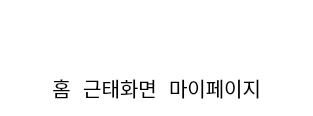
    <widget class="QWidget" name="top_widget" native="true">
     <property name="minimumSize">
      <size>
       <width>0</width>
       <height>116</height>
      </size>
     </property>
     <property name="maximumSize">
      <size>
       <width>16777215</width>
       <height>116</height>
      </size>
     </property>
     <property name="styleSheet">
      <string notr="true">
QWidget{
	background-color: rgb(255, 255, 255);
}
QPushButton{
	background-color: transparent;
	border: none;
	padding: 3px;
}
QPushButton::hover{
	 border-bottom: 3px solid #3C82F2;
}</string>
     </property>
     <layout class="QHBoxLayout" name="horizontalLayout_2">
      <property name="leftMargin">
       <number>0</number>
      </property>
      <property name="topMargin">
       <number>0</number>
      </property>
      <property name="rightMargin">
       <number>0</number>
      </property>
      <property name="bottomMargin">
       <number>0</number>
      </property>
      <item>
       <spacer name="left_spacer">
        <property name="orientation">
         <enum>Qt::Horizontal</enum>
        </property>
        <property name="sizeHint" stdset="0">
         <size>
          <width>40</width>
          <height>20</height>
         </size>
        </property>
       </spacer>
      </item>
      <item>
       <layout class="QVBoxLayout" name="top_vlay">
        <item>
         <spacer name="middle_spacer">
          <property name="orientation">
           <enum>Qt::Vertical</enum>
          </property>
          <property name="sizeType">
           <enum>QSizePolicy::Fixed</enum>
          </property>
          <property name="sizeHint" stdset="0">
           <size>
            <width>20</width>
            <height>60</height>
           </size>
          </property>
         </spacer>
        </item>
        <item>
         <widget class="QWidget" name="widget_11" native="true">
          <property name="maximumSize">
           <size>
            <width>270</width>
            <height>16777215</height>
           </size>
          </property>
          <property name="font">
           <font>
            <pointsize>11</pointsize>
           </font>
          </property>
          <layout class="QHBoxLayout" name="horizontalLayout_12">
           <item>
            <widget class="QPushButton" name="home_btn">
             <property name="minimumSize">
              <size>
               <width>0</width>
               <height>25</height>
              </size>
             </property>
             <property name="font">
              <font>
               <pointsize>15</pointsize>
              </font>
             </property>
             <property name="text">
              <string>홈</string>
             </property>
            </widget>
           </item>
           <item>
            <widget class="QPushButton" name="atd_btn">
             <property name="minimumSize">
              <size>
               <width>0</width>
               <height>25</height>
              </size>
             </property>
             <property name="font">
              <font>
               <pointsize>15</pointsize>
              </font>
             </property>
             <property name="text">
              <string>근태화면</string>
             </property>
            </widget>
           </item>
           <item>
            <widget class="QPushButton" name="mypage_btn">
             <property name="minimumSize">
              <size>
               <width>0</width>
               <height>25</height>
              </size>
             </property>
             <property name="font">
              <font>
               <pointsize>15</pointsize>
              </font>
             </property>
             <property name="text">
              <string>마이페이지</string>
             </property>
            </widget>
           </item>
          </layout>
         </widget>
        </item>
       </layout>
      </item>
      <item>
       <spacer name="right_spacer">
        <property name="orientation">
         <enum>Qt::Horizontal</enum>
        </property>
        <property name="sizeHint" stdset="0">
         <size>
          <width>40</width>
          <height>20</height>
         </size>
        </property>
       </spacer>
      </item>
     </layout>
    </widget>
